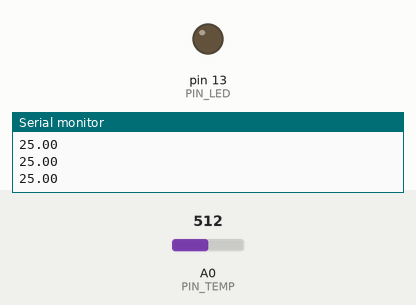
The sketch below on a simulated Arduino Uno, built with avr-gcc and run on an emulated ATmega328P. On the bench: output pins drawn as LEDs (lit = HIGH), the last lines printed to the serial monitor. Inputs (shaded band) come from the test bench; at power-on: A0 (PIN_TEMP) = 512.

Above: at 1.2 s.
1.3 s: A0 (PIN_TEMP) set to 529
2.8 s: A0 (PIN_TEMP) set to 554
At 3.9 s:
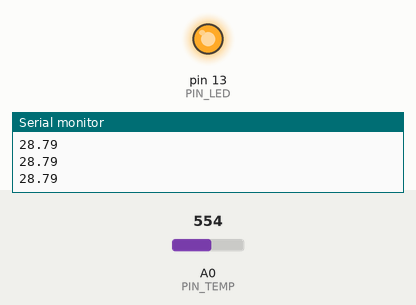
4.3 s: A0 (PIN_TEMP) set to 511
At 5.1 s:
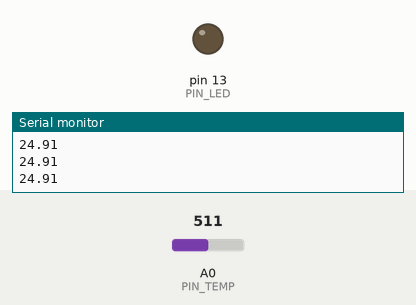
5.8 s: A0 (PIN_TEMP) set to 716
At 6.2 s:
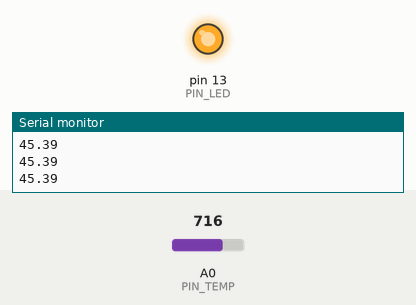
Timing chart, 0 to 8.3 s (numbered marks = the images above; inputs shaded):
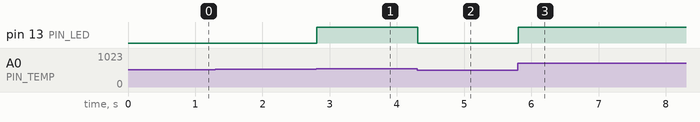

Measured:
- the behaviour switches between 545 and 546 on A0 (PIN_TEMP) (found by bisection; images 0 and 1)
- after the input at 2.8 s, pin 13 (PIN_LED): LOW → HIGH at once
- after the input at 4.3 s, pin 13 (PIN_LED): HIGH → LOW at once
- after the input at 5.8 s, pin 13 (PIN_LED): LOW → HIGH at once

The sketch:

main.ino
```cpp
/**
 * @file    main.ino
 * @author  Filippo Graziani
 * @date    07/03/2024
 * @brief   A sample code for the temperature sensor (KY013)
 * Connections:
 * Sensor       -----       Arduino Uno
 * -                        5V
 * [no label]               GND
 * S                        A0
 *
 * @note    It is a variable NTC resistor.
 * @attention   The pins are wrongly named.
 */

#include "Arduino.h"
#include <stdint.h>
#include <math.h>

#define     PIN_TEMP    (A0)
#define     PIN_LED     (LED_BUILTIN)

class temp_t
{
    private:
        uint8_t sensor;
        const double const1;
        const double const2;
        const double const3;

        /**
        * @brief   Conversion from raw read to kelvin.
        * @par     Description
        * Conversion of the input analog read into the kelvin value.
        * @param[in]   raw_read     The analog read.
        * @return  The converted temperature (in kelvin).
        */
        double
        convert_raw_to_kelvin (int32_t raw_read)
        {
            // Calculates the thermisor resistance by knowing the other
            // resistor's value that is 10kohm, the maximum analog read and
            // the effective read.
            //
            double calc(log(10000.0 * ((1024.0 / (double) raw_read) - 1.0)));
            calc = 1.0 / (const1 + (const2 * calc) +
                          (const3 * calc * calc * calc));

            return calc;
        }   /* convert_raw_to_kelvin() */
    public:
        /**
        * @brief   Constructor for the class temp_t.
        * @par     Description
        * Initialization of the thermistor pin on the Arduino Uno side.
        * @param[in]   temp_pin     The pin where the analog signal of the
        *                           thermometer is connected.
        * @return  Always nothing.
        * @note    By default it uses pin A0.
        */
        explicit
        temp_t (uint8_t temp_pin = A0) : const1(0.001129148),
                                         const2(0.000234125),
                                         const3(0.0000000876741)
        {
            sensor = temp_pin;

            pinMode(sensor, INPUT);
        }   /* temp_t() */

        // Default copy constructor.
        //
        //temp_t(const temp_t& other_temp_t);

        // Default destructor.
        //
        //~temp_t();

        /**
        * @brief   Temperature in kelvin.
        * @par     Description
        * The function reads the kelvin temperature
        * @return  The temperature in kelvin.
        */
        double
        read_kelvin ()
        {
            int32_t temperature(analogRead(sensor));

            return (convert_raw_to_kelvin(temperature));
        }   /* read_kelvin() */

        /**
        * @brief   Temperature in celsius.
        * @par     Description
        * The function reads the celsius temperature
        * @return  The temperature in celsius.
        */
        double
        read_celsius ()
        {
            double temp(read_kelvin());

            temp -= 273.15;

            return (temp);
        }   /* read_celsius() */
};

static temp_t g_temp_sens(PIN_TEMP);

/**
 * @brief   Setup function.
 * @par     Description
 * Setting of the Arduino's pins and the serial port.
 * @return  Nothing.
 */
void
setup ()
{
    Serial.begin(9600);

    while (!Serial)
    {
        /* Do nothing */
    }

    pinMode(PIN_LED, OUTPUT);
    digitalWrite(PIN_LED, 0);
}   /* setup() */

/**
 * @brief   Loop function.
 * @par     Description
 * The analog temperature is read from the class and it's compared to a
 * threshold to check if the LED must be turned on.
 * @return  Nothing.
 */
void
loop ()
{
    double value(g_temp_sens.read_celsius());

    Serial.println(value);

    // Test of a threshold.
    //
    if (value >= 28.0)
    {
        digitalWrite(PIN_LED, 1);
    }
    else
    {
        digitalWrite(PIN_LED, 0);
    }
}   /* loop() */


/*** End of file ***/
```
